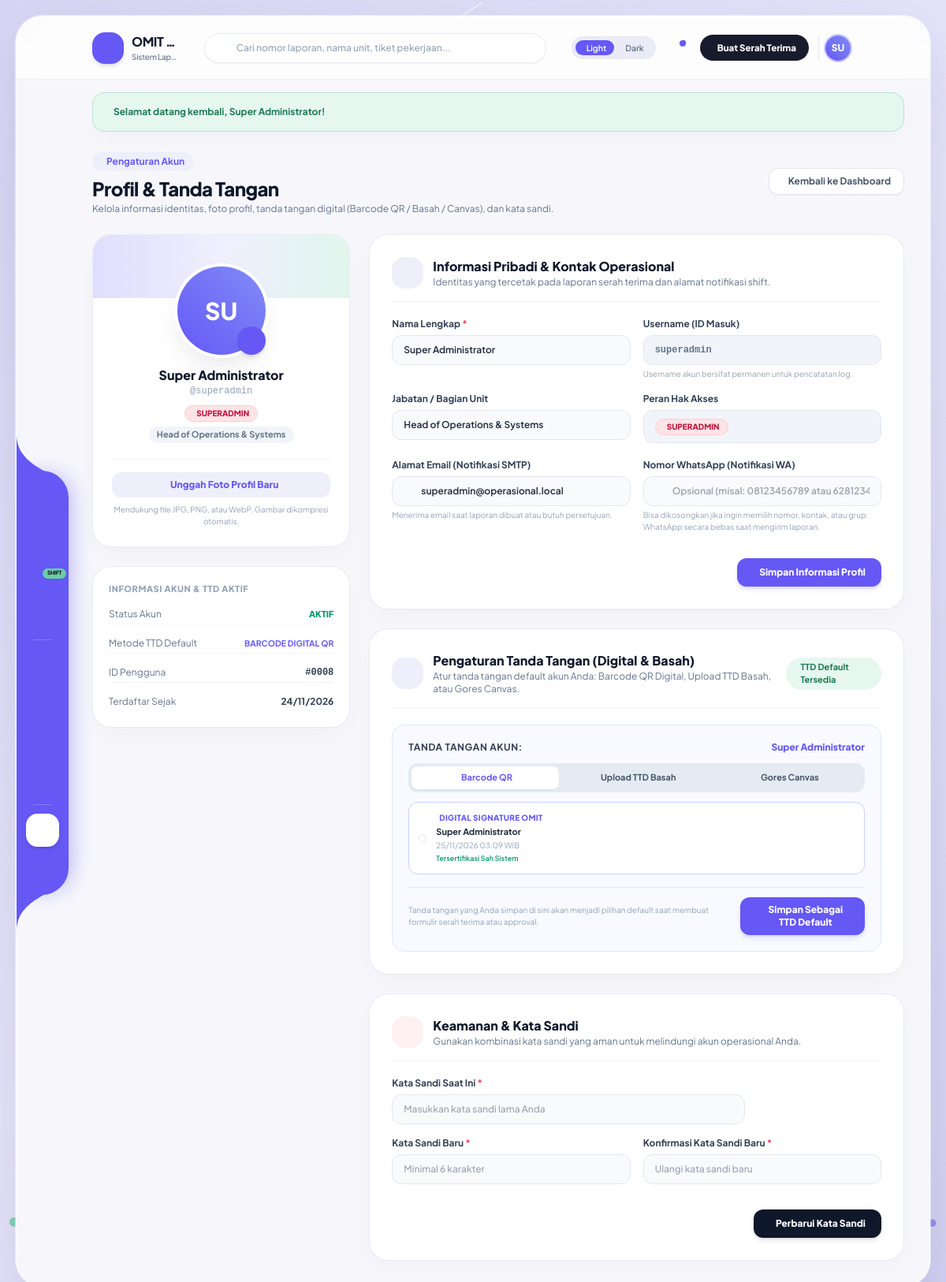
The page /profile.php (signed in) on the database its author committed.
### tables this page shows
CREATE TABLE `users` (
  `id` int(11) NOT NULL AUTO_INCREMENT,
  `nama_lengkap` varchar(100) NOT NULL,
  `username` varchar(50) NOT NULL,
  `email` varchar(120) DEFAULT NULL,
  `no_wa` varchar(30) DEFAULT NULL,
  `password` varchar(255) NOT NULL,
  `role` enum('superadmin','admin','user') NOT NULL DEFAULT 'user',
  `jabatan` varchar(100) DEFAULT NULL,
  `foto` varchar(255) DEFAULT NULL,
  `ttd_type` enum('barcode','upload','canvas') NOT NULL DEFAULT 'barcode',
  `ttd_file` varchar(255) DEFAULT NULL,
  `status` enum('aktif','nonaktif') NOT NULL DEFAULT 'aktif',
  `created_at` timestamp NOT NULL DEFAULT current_timestamp(),
  `updated_at` timestamp NOT NULL DEFAULT current_timestamp() ON UPDATE current_timestamp(),
  PRIMARY KEY (`id`),
  UNIQUE KEY `username` (`username`),
  KEY `idx_users_role_status` (`role`,`status`),
  KEY `idx_users_status_nama` (`status`,`nama_lengkap`),
  KEY `idx_users_email` (`email`)
);

### profile.php (the view, shortened to what the rows shown need)
<?php
require_once __DIR__ . '/config/database.php';
require_once __DIR__ . '/includes/auth.php';
require_once __DIR__ . '/includes/functions.php';
$user = current_user();
$userId = (int)$user['id'];
$stmtUser = $pdo->prepare("SELECT * FROM users WHERE id = :id");
$stmtUser->execute(['id' => $userId]);
$profile = $stmtUser->fetch(PDO::FETCH_ASSOC);
$avatarUrl = get_user_avatar_url($profile['foto'] ?? null);
require_once __DIR__ . '/includes/header.php';
?>
<div class="space-y-6 w-full animate-stagger-1 max-w-6xl mx-auto">
  <div class="flex flex-col sm:flex-row sm:items-center justify-between gap-3">
    <div>
      <h1 class="text-xl sm:text-2xl font-black text-slate-900 dark:text-white tracking-tight">
        Profil &amp; Tanda Tangan
      </h1>
    </div>
  </div>
  <div class="grid grid-cols-1 lg:grid-cols-12 gap-6">
    <div class="lg:col-span-4 space-y-6">
      <div class="bg-white dark:bg-[#181b2c] rounded-3xl p-6 border border-slate-200/80 dark:border-slate-800 shadow-card flex flex-col items-center text-center relative overflow-hidden">
        <div class="relative mt-4 mb-4 group">
          <div class="w-28 h-28 rounded-full overflow-hidden ring-4 ring-white dark:ring-[#181b2c] shadow-pop bg-[#efeffb] dark:bg-slate-800 flex items-center justify-center">
            <?php if ($avatarUrl): ?>
              <img id="avatar-preview-img" src="<?= $avatarUrl ?>" alt="Foto Profil" class="w-full h-full object-cover">
            <?php else: ?>
              <div id="avatar-placeholder" class="w-full h-full bg-gradient-to-tr from-[#6558f5] to-indigo-400 text-white flex items-center justify-center text-3xl font-black">
                <?= strtoupper(substr($profile['nama_lengkap'] ?? 'U', 0, 2)) ?>
              </div>
            <?php endif; ?>
          </div>
          <button type="button"
                  onclick="document.getElementById('avatar-file-input').click()"
                  class="absolute bottom-0 right-0 w-9 h-9 rounded-full bg-[#6558f5] text-white flex items-center justify-center shadow-md hover:bg-[#5446e8] hover:scale-105 active:scale-95 transition"
                  title="Ganti Foto">
          </button>
        </div>
        <h2 class="text-base font-extrabold text-slate-900 dark:text-white leading-tight">
          <?= sanitize($profile['nama_lengkap']) ?>
        </h2>
        <p class="text-xs font-mono text-slate-400 mt-0.5">@<?= sanitize($profile['username']) ?></p>
        <div class="mt-2.5 flex items-center justify-center gap-1.5 flex-wrap">
          <?= badge_role($profile['role']) ?>
          <?php if (!empty($profile['jabatan'])): ?>
            <span class="text-[11px] font-bold text-slate-500 dark:text-slate-400 bg-slate-100 dark:bg-slate-800 px-2.5 py-0.5 rounded-full">
              <?= sanitize($profile['jabatan']) ?>
            </span>
          <?php endif; ?>
        </div>
        <div class="mt-5 pt-4 border-t border-slate-100 dark:border-slate-800/80 w-full flex flex-col gap-2">
          <button type="button"
                  onclick="document.getElementById('avatar-file-input').click()"
                  class="w-full py-2 px-3 rounded-xl bg-[#efeffb] hover:bg-[#e4e3f8] dark:bg-slate-800 dark:hover:bg-slate-700 text-[#6558f5] dark:text-indigo-300 font-extrabold text-xs transition flex items-center justify-center gap-2">
          </button>
          <span class="text-[10px] text-slate-400">
          </span>
        </div>
      </div>
      <div class="bg-white dark:bg-[#181b2c] rounded-3xl p-5 border border-slate-200/80 dark:border-slate-800 shadow-card text-xs space-y-3">
        <div class="flex items-center justify-between py-1 border-b border-slate-100 dark:border-slate-800">
          <span class="text-slate-500 dark:text-slate-400">Status Akun</span>
          <span class="font-extrabold text-emerald-600 dark:text-emerald-400 uppercase text-[11px]">
            <i class="ph-fill ph-check-circle mr-0.5"></i> <?= sanitize($profile['status'] ?? 'aktif') ?>
          </span>
        </div>
        <div class="flex items-center justify-between py-1 border-b border-slate-100 dark:border-slate-800">
          <span class="text-slate-500 dark:text-slate-400">ID Pengguna</span>
          <span class="font-mono font-bold text-slate-700 dark:text-slate-200">#<?= str_pad($profile['id'], 4, '0', STR_PAD_LEFT) ?></span>
        </div>
        <div class="flex items-center justify-between py-1">
          <span class="text-slate-500 dark:text-slate-400">Terdaftar Sejak</span>
          <span class="font-bold text-slate-700 dark:text-slate-200"><?= format_tanggal($profile['created_at']) ?></span>
        </div>
      </div>
    </div>
    <div class="lg:col-span-8 space-y-6">
      <div class="bg-white dark:bg-[#181b2c] rounded-3xl p-6 sm:p-7 border border-slate-200/80 dark:border-slate-800 shadow-card">
        <div class="flex items-center gap-3 pb-4 mb-5 border-b border-slate-100 dark:border-slate-800">
          <div>
            <h2 class="text-base font-extrabold text-slate-900 dark:text-white">Informasi Pribadi &amp; Kontak Operasional</h2>
          </div>
        </div>
        <form action="<?= BASE_URL ?>profile.php" method="POST" class="space-y-4">
          <div class="grid grid-cols-1 sm:grid-cols-2 gap-4">
            <div>
              <label for="nama_lengkap" class="block text-xs font-bold text-slate-700 dark:text-slate-300 mb-1.5">
                Nama Lengkap <span class="text-rose-500">*</span>
              </label>
              <input type="text" id="nama_lengkap" name="nama_lengkap" required value="<?= sanitize($profile['nama_lengkap']) ?>"
                     class="w-full px-3.5 py-2.5 rounded-xl border border-slate-200 dark:border-slate-700 bg-slate-50 dark:bg-slate-900/60 text-xs font-semibold text-slate-800 dark:text-slate-100 focus:outline-none focus:ring-2 focus:ring-[#6558f5]/40 transition">
            </div>
            <div>
              <label for="username" class="block text-xs font-bold text-slate-700 dark:text-slate-300 mb-1.5">
                Username (ID Masuk)
              </label>
              <input type="text" id="username" readonly value="<?= sanitize($profile['username']) ?>"
                     class="w-full px-3.5 py-2.5 rounded-xl border border-slate-200 dark:border-slate-700 bg-slate-100 dark:bg-slate-800 text-xs font-mono font-bold text-slate-500 dark:text-slate-400 cursor-not-allowed">
              <span class="text-[10px] text-slate-400 mt-1 block">Username akun bersifat permanen untuk pencatatan log.</span>
            </div>
          </div>
          <div class="grid grid-cols-1 sm:grid-cols-2 gap-4">
            <div>
              <label for="jabatan" class="block text-xs font-bold text-slate-700 dark:text-slate-300 mb-1.5">
                Jabatan / Bagian Unit
              </label>
              <input type="text" id="jabatan" name="jabatan" value="<?= sanitize($profile['jabatan'] ?? '') ?>" placeholder="Misal: Control Room Senior Operator"
                     class="w-full px-3.5 py-2.5 rounded-xl border border-slate-200 dark:border-slate-700 bg-slate-50 dark:bg-slate-900/60 text-xs font-semibold text-slate-800 dark:text-slate-100 focus:outline-none focus:ring-2 focus:ring-[#6558f5]/40 transition">
            </div>
          </div>
          <div class="grid grid-cols-1 sm:grid-cols-2 gap-4 pt-1">
            <div>
              <div class="relative">
                <input type="email" id="email" name="email" value="<?= sanitize($profile['email'] ?? '') ?>" placeholder="user@perusahaan.com"
                       class="w-full pl-9 pr-3.5 py-2.5 rounded-xl border border-slate-200 dark:border-slate-700 bg-slate-50 dark:bg-slate-900/60 text-xs font-semibold text-slate-800 dark:text-slate-100 focus:outline-none focus:ring-2 focus:ring-[#6558f5]/40 transition">
              </div>
            </div>
          </div>
        </form>
      </div>
      <div class="bg-white dark:bg-[#181b2c] rounded-3xl p-6 sm:p-7 border border-slate-200/80 dark:border-slate-800 shadow-card">
        <div class="flex items-center justify-between pb-4 mb-5 border-b border-slate-100 dark:border-slate-800">
          <div class="flex items-center gap-3">
            <div>
              <h2 class="text-base font-extrabold text-slate-900 dark:text-white">Pengaturan Tanda Tangan (Digital &amp; Basah)</h2>
            </div>
          </div>
        </div>
        <form id="form-signature" action="<?= BASE_URL ?>profile.php" method="POST" enctype="multipart/form-data" class="space-y-4">
          <div class="p-5 rounded-2xl bg-indigo-50/40 dark:bg-slate-900/50 border border-indigo-100 dark:border-slate-800 flex flex-col justify-between">
            <div>
              <div class="flex items-center justify-between mb-3">
                <span class="text-xs font-bold text-slate-700 dark:text-slate-200 uppercase tracking-wider">
                  Tanda Tangan Akun:
                </span>
                <span class="text-xs font-black text-[#6558f5]"><?= sanitize($profile['nama_lengkap']) ?></span>
              </div>
              <div id="profBoxBarcode" class="p-3 bg-white dark:bg-slate-900 rounded-xl border border-indigo-200 dark:border-slate-700 flex items-center gap-3">
                <div class="text-[11px] text-slate-600 dark:text-slate-300 space-y-0.5">
                  <div class="font-black text-[#6558f5] text-[10px] uppercase tracking-wide flex items-center gap-1">
                    <span>DIGITAL SIGNATURE OMIT</span>
                  </div>
                  <div class="font-bold text-slate-800 dark:text-white"><?= sanitize($profile['nama_lengkap']) ?></div>
                  <div class="text-[10px] text-slate-400"><?= date('d/m/Y H:i') ?> WIB</div>
                  <div class="text-[9px] text-emerald-600 font-semibold">Tersertifikasi Sah Sistem</div>
                </div>
              </div>
            </div>
          </div>
        </form>
      </div>
      <div class="bg-white dark:bg-[#181b2c] rounded-3xl p-6 sm:p-7 border border-slate-200/80 dark:border-slate-800 shadow-card">
        <div class="flex items-center gap-3 pb-4 mb-5 border-b border-slate-100 dark:border-slate-800">
          <div>
            <h2 class="text-base font-extrabold text-slate-900 dark:text-white">Keamanan &amp; Kata Sandi</h2>
          </div>
        </div>
      </div>
    </div>
  </div>
</div>
<?php require_once __DIR__ . '/includes/footer.php'; ?>

### includes/header.php (shortened to what the rows shown need)
<?php
require_once __DIR__ . '/../config/database.php';
require_once __DIR__ . '/auth.php';
require_once __DIR__ . '/functions.php';
$user = current_user();
?>
<!DOCTYPE html>
<html lang="id" class="light">
<head>
  <script src="https://cdn.tailwindcss.com"></script>
  <link rel="stylesheet" href="<?= BASE_URL ?>assets/css/style.css" />
</head>
<body class="p-2 sm:p-4 lg:p-5 flex items-center justify-center min-h-screen md:h-screen md:overflow-hidden relative select-none">
  <div id="app-shell" class="relative z-10 w-full max-w-[1580px] min-h-[92vh] md:h-[calc(100vh-1.5rem)] lg:h-[calc(100vh-2.5rem)] bg-[#f7f7fb] dark:bg-[#131522] rounded-3xl lg:rounded-[34px] shadow-shell border border-white/80 dark:border-slate-800/80 transition-colors duration-300 overflow-hidden flex flex-col">
    <header class="shrink-0 w-full h-16 sm:h-20 px-3.5 sm:px-6 md:pl-24 md:pr-8 flex items-center justify-between gap-2 sm:gap-4 border-b border-slate-200/50 dark:border-slate-800/60 bg-white/70 dark:bg-[#131522]/80 backdrop-blur-md z-20 sticky top-0 transition-colors">
      <div class="flex items-center gap-2 sm:gap-3 shrink-0">
        <div class="flex items-center gap-1.5 pl-1.5 sm:pl-2 border-l border-slate-200 dark:border-slate-800 shrink-0">
          <a href="<?= BASE_URL ?>profile.php" class="flex items-center gap-2 group hover:opacity-90 transition" title="Pengaturan Profil Saya">
            <div class="relative w-8 h-8 rounded-full overflow-hidden ring-2 ring-[#6558f5]/30 group-hover:ring-[#6558f5] transition-all bg-gradient-to-tr from-[#6558f5] to-indigo-400 text-white flex items-center justify-center font-black text-xs shadow-sm">
              <?php $hdrAvatar = get_user_avatar_url($user['foto'] ?? null); ?>
              <?php if ($hdrAvatar): ?>
                <img src="<?= $hdrAvatar ?>" alt="Foto" class="w-full h-full object-cover">
              <?php else: ?>
                <span><?= strtoupper(substr($user['nama_lengkap'] ?? 'U', 0, 2)) ?></span>
              <?php endif; ?>
            </div>
          </a>
        </div>
      </div>
    </header>
    <main class="flex-1 overflow-y-auto px-4 sm:px-8 md:pl-24 md:pr-8 pb-24 md:pb-8 pt-4">

### rows shown on the page
users: nama_lengkap "SU", nama_lengkap "Super Administrator", username "superadmin", jabatan "Head of Operations & Systems", status "AKTIF", id "0008", created_at "24/11/2026", email "superadmin@operasional.local"

### other values the page prints
$appName "OMIT…"
$appFullName "Sistem Lap…"
$msgText "Selamat datang kembali, Super Administrator!"
